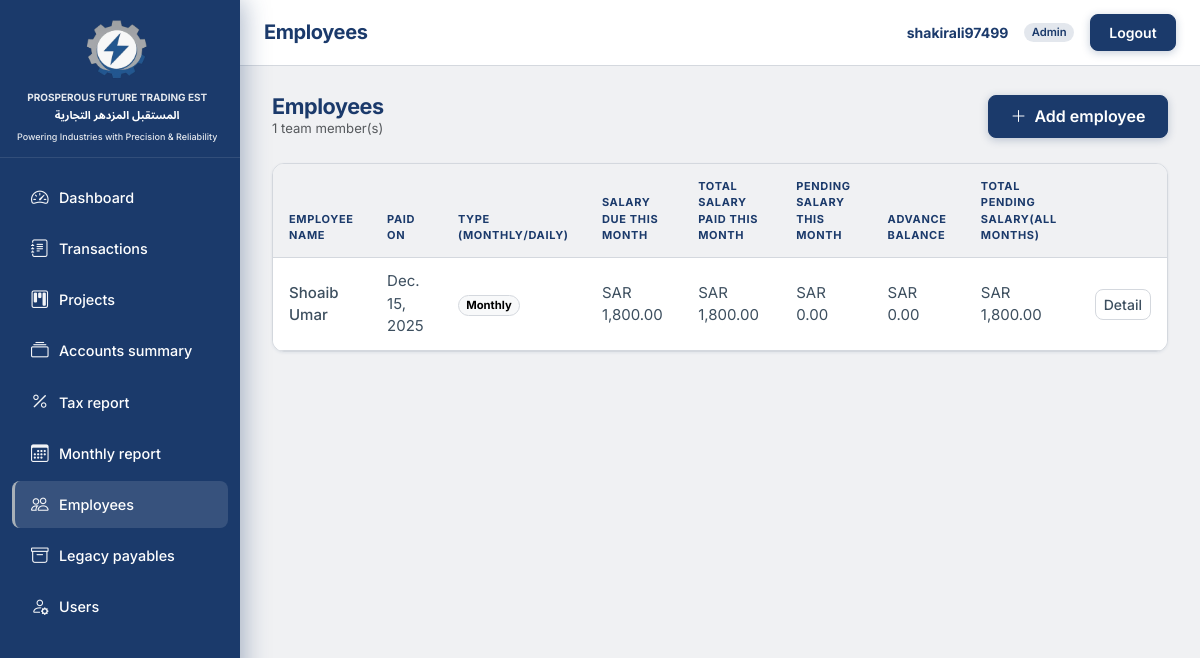
The app's page /employees/ (signed in), older data.
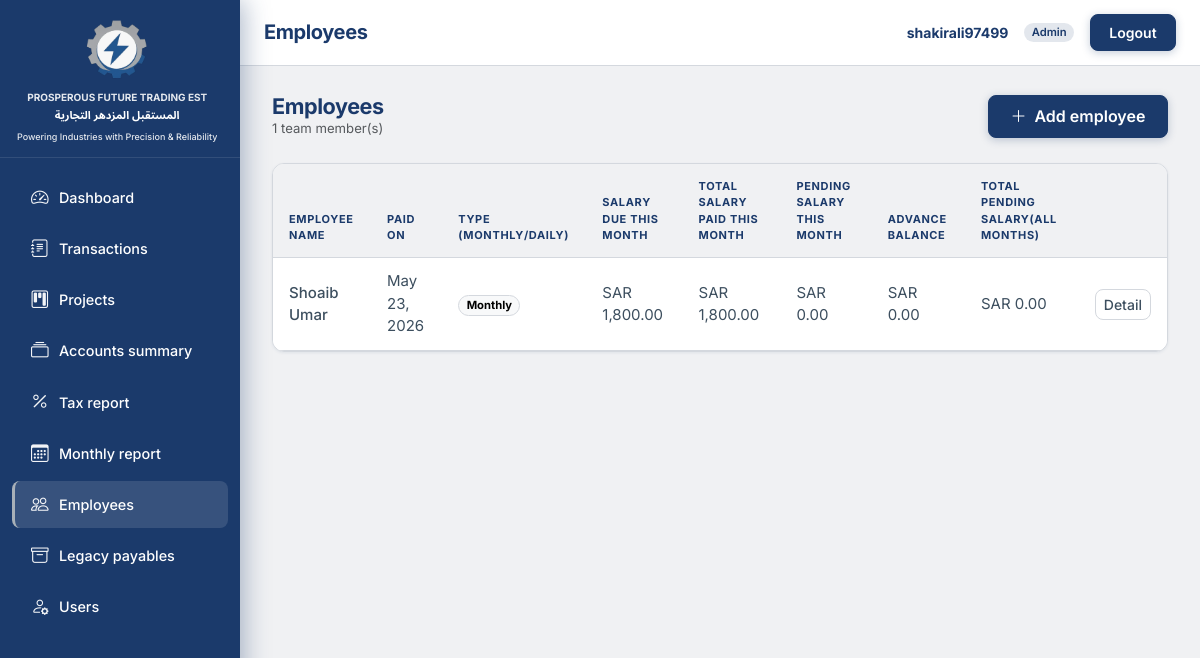
The same page, newer data.
### employees/models.py (models this page shows, shortened)
class Employee(models.Model):
    name = models.CharField(max_length=255)
    salary_paid_date = models.DateField(
        null=True,
        blank=True,
        verbose_name="Payment date",
        help_text="Date when salary was paid to this employee.",
    )
    salary_type = models.CharField(
        max_length=16, choices=SalaryType.choices, default=SalaryType.MONTHLY
    )
    monthly_salary = models.DecimalField(
        max_digits=14, decimal_places=2, null=True, blank=True
    )
    daily_rate = models.DecimalField(max_digits=14, decimal_places=2, null=True, blank=True)
    days_worked = models.DecimalField(
        max_digits=10, decimal_places=2, null=True, blank=True
    )
    salary_paid_this_month = models.DecimalField(
        max_digits=14, decimal_places=2, null=True, blank=True
    )
    advance_taken = models.DecimalField(
        max_digits=14, decimal_places=2, null=True, blank=True
    )
    advance_adjusted = models.DecimalField(
        max_digits=14, decimal_places=2, null=True, blank=True
    )
    previous_pending_salary = models.DecimalField(
        max_digits=14, decimal_places=2, null=True, blank=True
    )
    note = models.TextField(blank=True)
    class Meta:
        ordering = ["name"]
    @property
    def salary_due_this_month(self):
        st = self.salary_type
        if st == SalaryType.MONTHLY or st == SalaryType.WEEKLY:
            return self.monthly_salary or Decimal("0")
        if st == SalaryType.DAILY:
            dr = self.daily_rate or Decimal("0")
            dw = self.days_worked or Decimal("0")
            return dr * dw
        return Decimal("0")
    @property
    def pending_salary_this_month(self):
        due = self.salary_due_this_month
        paid = self.salary_paid_this_month
        if paid is None:
            paid = Decimal("0")
        return due - paid
    @property
    def advance_balance(self):
        taken = self.advance_taken or Decimal("0")
        adj = self.advance_adjusted or Decimal("0")
        return taken - adj
    @property
    def total_pending_salary_all_months(self):
        prev = self.previous_pending_salary or Decimal("0")
        return self.pending_salary_this_month + prev

### employees/views.py (the view)
# urls.py: path("", views.EmployeeListView.as_view(), name="list"),
class EmployeeListView(AccountantOrAdminRequiredMixin, ListView):
    model = Employee
    template_name = "employees/employee_list.html"
    context_object_name = "employees"
    def get_queryset(self):
        return employees_with_paid_on(
            Employee.objects.annotate(name_len=Length("name"))
        ).order_by("name")
    def get_context_data(self, **kwargs):
        ctx = super().get_context_data(**kwargs)
        ctx["totals"] = Employee.objects.aggregate(n=Count("id"))
        return ctx

### TradingEST/context_processors.py (called while the page is built)
def brand(_request):
    return {
        "brand_name_ar": BRAND_NAME_AR,
        "brand_name_en": BRAND_NAME_EN,
        "brand_tagline": BRAND_TAGLINE,
    }

### TradingEST/formatting.py (called while the page is built)
def _to_decimal(value) -> Decimal | None:
    if value is None or value == "":
        return None
    try:
        d = value if isinstance(value, Decimal) else Decimal(str(value))
        return d.quantize(_TWOPLACES, rounding=ROUND_HALF_UP)
    except (InvalidOperation, TypeError, ValueError):
        return None

def format_number(value) -> str | None:
    d = _to_decimal(value)
    if d is None:
        return None
    return f"{d:,.2f}"

def format_sar(value) -> str | None:
    n = format_number(value)
    if n is None:
        return None
    return f"SAR {n}"

### TradingEST/templatetags/te_format.py (called while the page is built)
@register.filter
def sar(value):
    out = format_sar(value)
    return out if out is not None else "—"

### accounts/models.py (called while the page is built)
    @property
    def display_name(self):
        name = (self.full_name or "").strip()
        if name:
            return name
        return self.email.split("@")[0] if self.email else ""

### templates/employees/employee_list.html (shortened to what this page needs)
{% extends "base.html" %}
{% block header_title %}Employees{% endblock %}
{% block content %}
<div class="te-page-heading-row">
  <div>
    <h1>Employees</h1>
    <p class="text-muted small mb-0">{{ totals.n }} team member(s)</p>
  </div>
  {% if user.role == 'admin' or user.role == 'accountant' %}
  <a class="btn te-btn-gradient" href="{% url 'employees:add' %}"><i class="bi bi-plus-lg me-1"></i> Add employee</a>
  {% endif %}
</div>
{% if employees %}
<div class="te-table-card">
  <div class="table-responsive">
    <table class="table table-sm mb-0 align-middle">
      <thead>
        <tr>
          <th>Employee Name</th><th>Paid on</th><th>Type (Monthly/Daily)</th><th>Salary Due This Month</th><th>Total Salary Paid This Month</th><th>Pending Salary This Month</th><th>Advance Balance</th><th>Total Pending Salary(All Months)</th><th></th>
        </tr>
      </thead>
      <tbody>
        {% for e in employees %}
        <tr>
          <td class="fw-medium">{{ e.name }}</td>
          <td>{{ e.paid_on|default:"—" }}</td>
          <td><span class="badge rounded-pill text-bg-light border">{{ e.salary_type }}</span></td>
          <td>{{ e.salary_due_this_month|sar }}</td>
          <td>{{ e.salary_paid_this_month|sar }}</td>
          <td>{{ e.pending_salary_this_month|sar }}</td>
          <td>{{ e.advance_balance|sar }}</td>
          <td>{{ e.total_pending_salary_all_months|sar }}</td>
          <td><a class="btn btn-sm te-btn-secondary" href="{% url 'employees:detail' e.pk %}">Detail</a></td>
        </tr>
        {% endfor %}
      </tbody>
    </table>
  </div>
</div>
{% else %}
<div class="te-page-card te-empty-state">
  <i class="bi bi-people" aria-hidden="true"></i>
  <p>No employees on file.</p>
</div>
{% endif %}
{% endblock %}

Row changes from the older to the newer data that the page shows:
changed Employee "Shoaib Umar": paid_on "Dec. 15, 2025" → "May 23, 2026"; total_pending_salary_all_months|sar "SAR 1,800.00" → "SAR 0.00"
